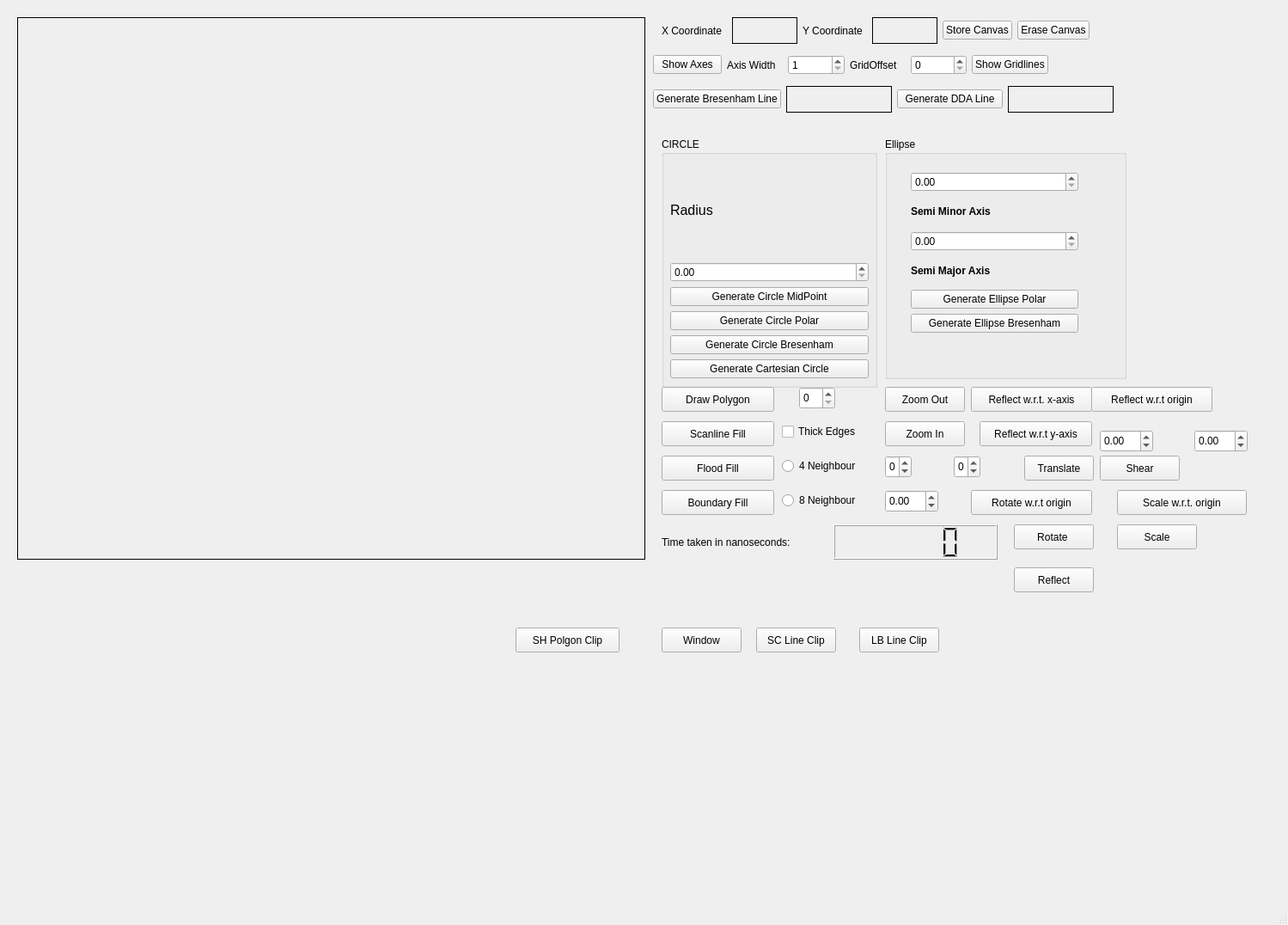
<?xml version="1.0" encoding="UTF-8"?>
<ui version="4.0">
 <class>MainWindow</class>
 <widget class="QMainWindow" name="MainWindow">
  <property name="geometry">
   <rect>
    <x>0</x>
    <y>0</y>
    <width>1499</width>
    <height>1076</height>
   </rect>
  </property>
  <property name="windowTitle">
   <string>MainWindow</string>
  </property>
  <widget class="QWidget" name="centralwidget">
   <widget class="QLabel" name="workArea">
    <property name="geometry">
     <rect>
      <x>20</x>
      <y>20</y>
      <width>731</width>
      <height>631</height>
     </rect>
    </property>
    <property name="frameShape">
     <enum>QFrame::Shape::Box</enum>
    </property>
    <property name="text">
     <string/>
    </property>
   </widget>
   <widget class="QGroupBox" name="groupBox">
    <property name="geometry">
     <rect>
      <x>770</x>
      <y>160</y>
      <width>251</width>
      <height>291</height>
     </rect>
    </property>
    <property name="title">
     <string>CIRCLE</string>
    </property>
    <widget class="QWidget" name="layoutWidget">
     <property name="geometry">
      <rect>
       <x>10</x>
       <y>29</y>
       <width>231</width>
       <height>251</height>
      </rect>
     </property>
     <layout class="QVBoxLayout" name="verticalLayout">
      <item>
       <widget class="QLabel" name="radiuslabel">
        <property name="font">
         <font>
          <pointsize>12</pointsize>
         </font>
        </property>
        <property name="text">
         <string>Radius</string>
        </property>
       </widget>
      </item>
      <item>
       <widget class="QDoubleSpinBox" name="Radius"/>
      </item>
      <item>
       <widget class="QPushButton" name="GenMidPtCircle">
        <property name="text">
         <string>Generate Circle MidPoint</string>
        </property>
       </widget>
      </item>
      <item>
       <widget class="QPushButton" name="GenCirclePolar">
        <property name="text">
         <string>Generate Circle Polar</string>
        </property>
       </widget>
      </item>
      <item>
       <widget class="QPushButton" name="GenBresenhamCircle">
        <property name="text">
         <string>Generate Circle Bresenham</string>
        </property>
       </widget>
      </item>
      <item>
       <widget class="QPushButton" name="GenCartCircle">
        <property name="text">
         <string>Generate Cartesian Circle</string>
        </property>
       </widget>
      </item>
     </layout>
    </widget>
   </widget>
   <widget class="QGroupBox" name="groupBox_2">
    <property name="geometry">
     <rect>
      <x>1030</x>
      <y>160</y>
      <width>281</width>
      <height>281</height>
     </rect>
    </property>
    <property name="title">
     <string>Ellipse</string>
    </property>
    <widget class="QWidget" name="layoutWidget">
     <property name="geometry">
      <rect>
       <x>30</x>
       <y>40</y>
       <width>195</width>
       <height>187</height>
      </rect>
     </property>
     <layout class="QVBoxLayout" name="verticalLayout_2">
      <item>
       <widget class="QDoubleSpinBox" name="minor"/>
      </item>
      <item>
       <widget class="QLabel" name="label_5">
        <property name="font">
         <font>
          <pointsize>9</pointsize>
          <bold>true</bold>
         </font>
        </property>
        <property name="text">
         <string>Semi Minor Axis</string>
        </property>
       </widget>
      </item>
      <item>
       <widget class="QDoubleSpinBox" name="major"/>
      </item>
      <item>
       <widget class="QLabel" name="label_6">
        <property name="font">
         <font>
          <bold>true</bold>
         </font>
        </property>
        <property name="text">
         <string>Semi Major Axis</string>
        </property>
       </widget>
      </item>
      <item>
       <widget class="QPushButton" name="PolarEllipse">
        <property name="text">
         <string>Generate Ellipse Polar</string>
        </property>
       </widget>
      </item>
      <item>
       <widget class="QPushButton" name="GenEllipseBre">
        <property name="text">
         <string>Generate Ellipse Bresenham</string>
        </property>
       </widget>
      </item>
     </layout>
    </widget>
   </widget>
   <widget class="QWidget" name="layoutWidget">
    <property name="geometry">
     <rect>
      <x>760</x>
      <y>60</y>
      <width>460</width>
      <height>31</height>
     </rect>
    </property>
    <layout class="QHBoxLayout" name="horizontalLayout">
     <item>
      <widget class="QPushButton" name="showAxis">
       <property name="text">
        <string>Show Axes</string>
       </property>
      </widget>
     </item>
     <item>
      <widget class="QLabel" name="label_4">
       <property name="text">
        <string>Axis Width</string>
       </property>
      </widget>
     </item>
     <item>
      <widget class="QSpinBox" name="axisWidth">
       <property name="minimum">
        <number>1</number>
       </property>
      </widget>
     </item>
     <item>
      <widget class="QLabel" name="label_3">
       <property name="text">
        <string>GridOffset</string>
       </property>
      </widget>
     </item>
     <item>
      <widget class="QSpinBox" name="gridOffset">
       <property name="minimum">
        <number>0</number>
       </property>
       <property name="singleStep">
        <number>10</number>
       </property>
      </widget>
     </item>
     <item>
      <widget class="QPushButton" name="gridlines">
       <property name="text">
        <string>Show Gridlines</string>
       </property>
      </widget>
     </item>
    </layout>
   </widget>
   <widget class="QWidget" name="layoutWidget">
    <property name="geometry">
     <rect>
      <x>770</x>
      <y>20</y>
      <width>498</width>
      <height>31</height>
     </rect>
    </property>
    <layout class="QHBoxLayout" name="horizontalLayout_2">
     <item>
      <widget class="QLabel" name="label">
       <property name="text">
        <string>X Coordinate</string>
       </property>
      </widget>
     </item>
     <item>
      <widget class="QLabel" name="x_coordinate">
       <property name="minimumSize">
        <size>
         <width>50</width>
         <height>0</height>
        </size>
       </property>
       <property name="frameShape">
        <enum>QFrame::Shape::Box</enum>
       </property>
       <property name="text">
        <string/>
       </property>
      </widget>
     </item>
     <item>
      <widget class="QLabel" name="label_2">
       <property name="text">
        <string>Y Coordinate</string>
       </property>
      </widget>
     </item>
     <item>
      <widget class="QLabel" name="y_coordinate">
       <property name="minimumSize">
        <size>
         <width>50</width>
         <height>0</height>
        </size>
       </property>
       <property name="frameShape">
        <enum>QFrame::Shape::Box</enum>
       </property>
       <property name="text">
        <string/>
       </property>
      </widget>
     </item>
     <item>
      <widget class="QPushButton" name="store">
       <property name="text">
        <string>Store Canvas</string>
       </property>
      </widget>
     </item>
     <item>
      <widget class="QPushButton" name="reset">
       <property name="text">
        <string>Erase Canvas</string>
       </property>
      </widget>
     </item>
    </layout>
   </widget>
   <widget class="QWidget" name="layoutWidget">
    <property name="geometry">
     <rect>
      <x>760</x>
      <y>100</y>
      <width>536</width>
      <height>31</height>
     </rect>
    </property>
    <layout class="QHBoxLayout" name="horizontalLayout_3">
     <item>
      <widget class="QPushButton" name="BresenhamLineDraw">
       <property name="text">
        <string>Generate Bresenham Line</string>
       </property>
      </widget>
     </item>
     <item>
      <widget class="QLabel" name="DDA_TIME">
       <property name="minimumSize">
        <size>
         <width>100</width>
         <height>0</height>
        </size>
       </property>
       <property name="frameShape">
        <enum>QFrame::Shape::Box</enum>
       </property>
       <property name="text">
        <string/>
       </property>
      </widget>
     </item>
     <item>
      <widget class="QPushButton" name="DDADraw">
       <property name="text">
        <string>Generate DDA Line</string>
       </property>
      </widget>
     </item>
     <item>
      <widget class="QLabel" name="Bresenham_Time">
       <property name="minimumSize">
        <size>
         <width>100</width>
         <height>0</height>
        </size>
       </property>
       <property name="frameShape">
        <enum>QFrame::Shape::Box</enum>
       </property>
       <property name="text">
        <string/>
       </property>
      </widget>
     </item>
    </layout>
   </widget>
   <widget class="QPushButton" name="DrawPolygon">
    <property name="geometry">
     <rect>
      <x>770</x>
      <y>450</y>
      <width>131</width>
      <height>29</height>
     </rect>
    </property>
    <property name="text">
     <string>Draw Polygon</string>
    </property>
   </widget>
   <widget class="QSpinBox" name="polygonSideCount">
    <property name="geometry">
     <rect>
      <x>930</x>
      <y>450</y>
      <width>42</width>
      <height>26</height>
     </rect>
    </property>
   </widget>
   <widget class="QPushButton" name="Scanline">
    <property name="geometry">
     <rect>
      <x>770</x>
      <y>490</y>
      <width>131</width>
      <height>29</height>
     </rect>
    </property>
    <property name="text">
     <string>Scanline Fill</string>
    </property>
   </widget>
   <widget class="QPushButton" name="FloodFill4">
    <property name="geometry">
     <rect>
      <x>770</x>
      <y>530</y>
      <width>131</width>
      <height>29</height>
     </rect>
    </property>
    <property name="text">
     <string>Flood Fill</string>
    </property>
   </widget>
   <widget class="QRadioButton" name="FourNeighbour">
    <property name="geometry">
     <rect>
      <x>910</x>
      <y>530</y>
      <width>110</width>
      <height>24</height>
     </rect>
    </property>
    <property name="text">
     <string>4 Neighbour</string>
    </property>
   </widget>
   <widget class="QRadioButton" name="EightNeighbour">
    <property name="geometry">
     <rect>
      <x>910</x>
      <y>570</y>
      <width>110</width>
      <height>24</height>
     </rect>
    </property>
    <property name="text">
     <string>8 Neighbour</string>
    </property>
   </widget>
   <widget class="QPushButton" name="boundaryFill">
    <property name="geometry">
     <rect>
      <x>770</x>
      <y>570</y>
      <width>131</width>
      <height>29</height>
     </rect>
    </property>
    <property name="text">
     <string>Boundary Fill</string>
    </property>
   </widget>
   <widget class="QPushButton" name="zoomOut">
    <property name="geometry">
     <rect>
      <x>1030</x>
      <y>450</y>
      <width>93</width>
      <height>29</height>
     </rect>
    </property>
    <property name="text">
     <string>Zoom Out</string>
    </property>
   </widget>
   <widget class="QPushButton" name="zoomIn">
    <property name="geometry">
     <rect>
      <x>1030</x>
      <y>490</y>
      <width>93</width>
      <height>29</height>
     </rect>
    </property>
    <property name="text">
     <string>Zoom In</string>
    </property>
   </widget>
   <widget class="QLCDNumber" name="timetaken">
    <property name="geometry">
     <rect>
      <x>970</x>
      <y>610</y>
      <width>191</width>
      <height>41</height>
     </rect>
    </property>
   </widget>
   <widget class="QLabel" name="TimeMessage">
    <property name="geometry">
     <rect>
      <x>770</x>
      <y>660</y>
      <width>591</width>
      <height>31</height>
     </rect>
    </property>
    <property name="font">
     <font>
      <family>Segoe UI Black</family>
      <pointsize>9</pointsize>
      <bold>true</bold>
     </font>
    </property>
    <property name="text">
     <string/>
    </property>
   </widget>
   <widget class="QLabel" name="label_7">
    <property name="geometry">
     <rect>
      <x>770</x>
      <y>610</y>
      <width>191</width>
      <height>41</height>
     </rect>
    </property>
    <property name="text">
     <string>Time taken in nanoseconds:</string>
    </property>
   </widget>
   <widget class="QCheckBox" name="ThickEdges">
    <property name="geometry">
     <rect>
      <x>910</x>
      <y>490</y>
      <width>111</width>
      <height>24</height>
     </rect>
    </property>
    <property name="text">
     <string>Thick Edges</string>
    </property>
   </widget>
   <widget class="QPushButton" name="ReflectX">
    <property name="geometry">
     <rect>
      <x>1130</x>
      <y>450</y>
      <width>141</width>
      <height>29</height>
     </rect>
    </property>
    <property name="text">
     <string>Reflect w.r.t. x-axis</string>
    </property>
   </widget>
   <widget class="QPushButton" name="ReflectY">
    <property name="geometry">
     <rect>
      <x>1140</x>
      <y>490</y>
      <width>131</width>
      <height>29</height>
     </rect>
    </property>
    <property name="text">
     <string>Reflect w.r.t y-axis</string>
    </property>
   </widget>
   <widget class="QPushButton" name="ReflectO">
    <property name="geometry">
     <rect>
      <x>1270</x>
      <y>450</y>
      <width>141</width>
      <height>29</height>
     </rect>
    </property>
    <property name="text">
     <string>Reflect w.r.t origin</string>
    </property>
   </widget>
   <widget class="QSpinBox" name="translateX">
    <property name="geometry">
     <rect>
      <x>1030</x>
      <y>530</y>
      <width>31</width>
      <height>26</height>
     </rect>
    </property>
    <property name="minimum">
     <number>-1000000</number>
    </property>
    <property name="maximum">
     <number>1000000</number>
    </property>
   </widget>
   <widget class="QSpinBox" name="translateY">
    <property name="geometry">
     <rect>
      <x>1110</x>
      <y>530</y>
      <width>31</width>
      <height>26</height>
     </rect>
    </property>
    <property name="minimum">
     <number>-1000000</number>
    </property>
    <property name="maximum">
     <number>1000000</number>
    </property>
   </widget>
   <widget class="QPushButton" name="translate">
    <property name="geometry">
     <rect>
      <x>1192</x>
      <y>530</y>
      <width>81</width>
      <height>29</height>
     </rect>
    </property>
    <property name="text">
     <string>Translate</string>
    </property>
   </widget>
   <widget class="QDoubleSpinBox" name="rotateAngle">
    <property name="geometry">
     <rect>
      <x>1030</x>
      <y>570</y>
      <width>62</width>
      <height>26</height>
     </rect>
    </property>
    <property name="minimum">
     <double>-1000000.000000000000000</double>
    </property>
    <property name="maximum">
     <double>1000000.000000000000000</double>
    </property>
   </widget>
   <widget class="QPushButton" name="rotateOrigin">
    <property name="geometry">
     <rect>
      <x>1130</x>
      <y>570</y>
      <width>141</width>
      <height>29</height>
     </rect>
    </property>
    <property name="text">
     <string>Rotate w.r.t origin</string>
    </property>
   </widget>
   <widget class="QPushButton" name="shear">
    <property name="geometry">
     <rect>
      <x>1280</x>
      <y>530</y>
      <width>93</width>
      <height>29</height>
     </rect>
    </property>
    <property name="text">
     <string>Shear</string>
    </property>
   </widget>
   <widget class="QPushButton" name="Scale">
    <property name="geometry">
     <rect>
      <x>1300</x>
      <y>570</y>
      <width>151</width>
      <height>29</height>
     </rect>
    </property>
    <property name="text">
     <string>Scale w.r.t. origin</string>
    </property>
   </widget>
   <widget class="QDoubleSpinBox" name="shearX">
    <property name="geometry">
     <rect>
      <x>1280</x>
      <y>500</y>
      <width>62</width>
      <height>26</height>
     </rect>
    </property>
    <property name="minimum">
     <double>-1000000.000000000000000</double>
    </property>
    <property name="maximum">
     <double>1000000.000000000000000</double>
    </property>
   </widget>
   <widget class="QDoubleSpinBox" name="shearY">
    <property name="geometry">
     <rect>
      <x>1390</x>
      <y>500</y>
      <width>62</width>
      <height>26</height>
     </rect>
    </property>
    <property name="minimum">
     <double>-1000000.000000000000000</double>
    </property>
    <property name="maximum">
     <double>1000000.000000000000000</double>
    </property>
   </widget>
   <widget class="QPushButton" name="Rotate">
    <property name="geometry">
     <rect>
      <x>1180</x>
      <y>610</y>
      <width>93</width>
      <height>29</height>
     </rect>
    </property>
    <property name="text">
     <string>Rotate </string>
    </property>
   </widget>
   <widget class="QPushButton" name="scale">
    <property name="geometry">
     <rect>
      <x>1300</x>
      <y>610</y>
      <width>93</width>
      <height>29</height>
     </rect>
    </property>
    <property name="text">
     <string>Scale</string>
    </property>
   </widget>
   <widget class="QPushButton" name="Reflect">
    <property name="geometry">
     <rect>
      <x>1180</x>
      <y>660</y>
      <width>93</width>
      <height>29</height>
     </rect>
    </property>
    <property name="text">
     <string>Reflect</string>
    </property>
   </widget>
   <widget class="QPushButton" name="SutherCohen">
    <property name="geometry">
     <rect>
      <x>880</x>
      <y>730</y>
      <width>93</width>
      <height>29</height>
     </rect>
    </property>
    <property name="text">
     <string>SC Line Clip</string>
    </property>
   </widget>
   <widget class="QPushButton" name="Window">
    <property name="geometry">
     <rect>
      <x>770</x>
      <y>730</y>
      <width>93</width>
      <height>29</height>
     </rect>
    </property>
    <property name="text">
     <string>Window</string>
    </property>
   </widget>
   <widget class="QPushButton" name="LiangBarsky">
    <property name="geometry">
     <rect>
      <x>1000</x>
      <y>730</y>
      <width>93</width>
      <height>29</height>
     </rect>
    </property>
    <property name="text">
     <string>LB Line Clip</string>
    </property>
   </widget>
   <widget class="QLabel" name="ClipMsg">
    <property name="geometry">
     <rect>
      <x>20</x>
      <y>670</y>
      <width>401</width>
      <height>41</height>
     </rect>
    </property>
    <property name="text">
     <string/>
    </property>
   </widget>
   <widget class="QPushButton" name="SutherLandhodgeMan">
    <property name="geometry">
     <rect>
      <x>600</x>
      <y>730</y>
      <width>121</width>
      <height>29</height>
     </rect>
    </property>
    <property name="text">
     <string>SH Polgon Clip</string>
    </property>
   </widget>
  </widget>
  <widget class="QMenuBar" name="menubar">
   <property name="geometry">
    <rect>
     <x>0</x>
     <y>0</y>
     <width>1499</width>
     <height>26</height>
    </rect>
   </property>
  </widget>
  <widget class="QStatusBar" name="statusbar"/>
 </widget>
 <resources/>
 <connections/>
</ui>
